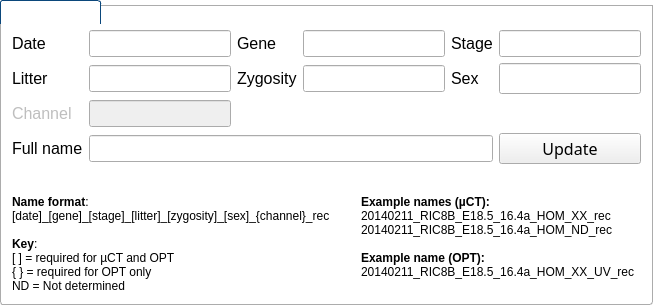
           <widget class="QGroupBox" name="groupBoxID">
            <property name="font">
             <font>
              <pointsize>12</pointsize>
             </font>
            </property>
            <property name="styleSheet">
             <string notr="true">QGroupBox
{
    background-color:transparent;
    border-bottom-left-radius: 3px;
    border-bottom-right-radius: 3px;
    border: 1px solid #acacac;
    margin-top: 5px;
}

QGroupBox::title
{
    subcontrol-origin: margin;
    border-top-left-radius: 3px;
    border-top-right-radius: 3px;
    border: 1px solid #0b477b;
    border-bottom: none;
    background-color: qlineargradient(x1: 0, y1: 0, x2: 0, y2: 1,
        stop: 0 #005192, stop: 1 #002f60);
    padding: 2 2px;
    color: white;
}</string>
            </property>
            <property name="title">
             <string>Identification</string>
            </property>
            <layout class="QGridLayout" name="gridLayout_6">
             <item row="0" column="0">
              <spacer name="verticalSpacer_3">
               <property name="orientation">
                <enum>Qt::Vertical</enum>
               </property>
               <property name="sizeType">
                <enum>QSizePolicy::Fixed</enum>
               </property>
               <property name="sizeHint" stdset="0">
                <size>
                 <width>20</width>
                 <height>13</height>
                </size>
               </property>
              </spacer>
             </item>
             <item row="1" column="0">
              <layout class="QVBoxLayout" name="verticalLayout">
               <item>
                <layout class="QGridLayout" name="gridLayoutIDs">
                 <item row="0" column="4">
                  <widget class="QLabel" name="labelAge">
                   <property name="font">
                    <font>
                     <pointsize>12</pointsize>
                    </font>
                   </property>
                   <property name="text">
                    <string>Stage</string>
                   </property>
                  </widget>
                 </item>
                 <item row="0" column="3">
                  <widget class="QLineEdit" name="lineEditGroup">
                   <property name="font">
                    <font>
                     <pointsize>12</pointsize>
                    </font>
                   </property>
                   <property name="readOnly">
                    <bool>true</bool>
                   </property>
                  </widget>
                 </item>
                 <item row="0" column="1">
                  <widget class="QLineEdit" name="lineEditDate">
                   <property name="sizePolicy">
                    <sizepolicy hsizetype="Fixed" vsizetype="Fixed">
                     <horstretch>0</horstretch>
                     <verstretch>0</verstretch>
                    </sizepolicy>
                   </property>
                   <property name="font">
                    <font>
                     <pointsize>12</pointsize>
                    </font>
                   </property>
                   <property name="text">
                    <string/>
                   </property>
                   <property name="readOnly">
                    <bool>true</bool>
                   </property>
                  </widget>
                 </item>
                 <item row="0" column="5">
                  <widget class="QLineEdit" name="lineEditAge">
                   <property name="font">
                    <font>
                     <pointsize>12</pointsize>
                    </font>
                   </property>
                   <property name="readOnly">
                    <bool>true</bool>
                   </property>
                  </widget>
                 </item>
                 <item row="0" column="0">
                  <widget class="QLabel" name="labelDate">
                   <property name="font">
                    <font>
                     <pointsize>12</pointsize>
                    </font>
                   </property>
                   <property name="text">
                    <string>Date</string>
                   </property>
                  </widget>
                 </item>
                 <item row="0" column="2">
                  <widget class="QLabel" name="labelGroup">
                   <property name="font">
                    <font>
                     <pointsize>12</pointsize>
                    </font>
                   </property>
                   <property name="text">
                    <string>Gene</string>
                   </property>
                  </widget>
                 </item>
                 <item row="1" column="3">
                  <widget class="QLineEdit" name="lineEditZygosity">
                   <property name="font">
                    <font>
                     <pointsize>12</pointsize>
                    </font>
                   </property>
                   <property name="layoutDirection">
                    <enum>Qt::LeftToRight</enum>
                   </property>
                   <property name="readOnly">
                    <bool>true</bool>
                   </property>
                  </widget>
                 </item>
                 <item row="1" column="2">
                  <widget class="QLabel" name="labelZygosity">
                   <property name="font">
                    <font>
                     <pointsize>12</pointsize>
                    </font>
                   </property>
                   <property name="text">
                    <string>Zygosity</string>
                   </property>
                  </widget>
                 </item>
                 <item row="1" column="4">
                  <widget class="QLabel" name="labelSex">
                   <property name="font">
                    <font>
                     <pointsize>12</pointsize>
                    </font>
                   </property>
                   <property name="text">
                    <string>Sex</string>
                   </property>
                  </widget>
                 </item>
                 <item row="2" column="0">
                  <widget class="QLabel" name="labelChannel">
                   <property name="enabled">
                    <bool>false</bool>
                   </property>
                   <property name="font">
                    <font>
                     <pointsize>12</pointsize>
                    </font>
                   </property>
                   <property name="text">
                    <string>Channel</string>
                   </property>
                  </widget>
                 </item>
                 <item row="2" column="1">
                  <widget class="QLineEdit" name="lineEditChannel">
                   <property name="enabled">
                    <bool>false</bool>
                   </property>
                   <property name="font">
                    <font>
                     <pointsize>12</pointsize>
                    </font>
                   </property>
                   <property name="readOnly">
                    <bool>true</bool>
                   </property>
                  </widget>
                 </item>
                 <item row="1" column="1">
                  <widget class="QLineEdit" name="lineEditLitter">
                   <property name="font">
                    <font>
                     <pointsize>12</pointsize>
                    </font>
                   </property>
                   <property name="layoutDirection">
                    <enum>Qt::LeftToRight</enum>
                   </property>
                   <property name="text">
                    <string/>
                   </property>
                   <property name="readOnly">
                    <bool>true</bool>
                   </property>
                  </widget>
                 </item>
                 <item row="1" column="0">
                  <widget class="QLabel" name="labelLitter">
                   <property name="font">
                    <font>
                     <pointsize>12</pointsize>
                    </font>
                   </property>
                   <property name="text">
                    <string>Litter</string>
                   </property>
                  </widget>
                 </item>
                 <item row="1" column="5">
                  <widget class="QLineEdit" name="lineEditSex">
                   <property name="font">
                    <font>
                     <family>Sans Serif</family>
                     <pointsize>12</pointsize>
                    </font>
                   </property>
                   <property name="readOnly">
                    <bool>true</bool>
                   </property>
                  </widget>
                 </item>
                 <item row="3" column="0">
                  <widget class="QLabel" name="labelName">
                   <property name="font">
                    <font>
                     <pointsize>12</pointsize>
                    </font>
                   </property>
                   <property name="text">
                    <string>Full name</string>
                   </property>
                  </widget>
                 </item>
                 <item row="3" column="1" colspan="4">
                  <widget class="QLineEdit" name="lineEditName">
                   <property name="font">
                    <font>
                     <pointsize>12</pointsize>
                    </font>
                   </property>
                   <property name="toolTip">
                    <string>&lt;html&gt;&lt;head/&gt;&lt;body&gt;&lt;p&gt;&lt;span style=&quot; font-weight:600;&quot;&gt;Identification&lt;/span&gt;&lt;/p&gt;&lt;p&gt;You can update the name of recon here and check to see if it is in the right format. &lt;/p&gt;&lt;p&gt;Each identifier is separated by a underscore _ &lt;/p&gt;&lt;p&gt;Any additional info can be stored after &amp;quot;rec&amp;quot;:&lt;/p&gt;&lt;p&gt;[date]_[gene]_[stage]_[litter]_[zygosity]_[sex]_rec_[any additional info]&lt;/p&gt;&lt;/body&gt;&lt;/html&gt;</string>
                   </property>
                   <property name="readOnly">
                    <bool>false</bool>
                   </property>
                  </widget>
                 </item>
                 <item row="3" column="5">
                  <widget class="QPushButton" name="pushButtonUpdate">
                   <property name="font">
                    <font>
                     <family>Sans Serif</family>
                     <pointsize>12</pointsize>
                    </font>
                   </property>
                   <property name="text">
                    <string>Update</string>
                   </property>
                  </widget>
                 </item>
                </layout>
               </item>
              </layout>
             </item>
             <item row="5" column="0">
              <spacer name="verticalSpacer_7">
               <property name="orientation">
                <enum>Qt::Vertical</enum>
               </property>
               <property name="sizeType">
                <enum>QSizePolicy::Fixed</enum>
               </property>
               <property name="sizeHint" stdset="0">
                <size>
                 <width>20</width>
                 <height>25</height>
                </size>
               </property>
              </spacer>
             </item>
             <item row="6" column="0">
              <layout class="QHBoxLayout" name="horizontalLayout_4">
               <item>
                <widget class="QLabel" name="label_7">
                 <property name="font">
                  <font>
                   <pointsize>9</pointsize>
                  </font>
                 </property>
                 <property name="text">
                  <string>&lt;b&gt;Name format&lt;/b&gt;: 
&lt;br&gt;[date]_[gene]_[stage]_[litter]_[zygosity]_[sex]_{channel}_rec 
&lt;br&gt;&lt;br&gt;&lt;b&gt;Key&lt;/b&gt;: 
&lt;br&gt;[ ] = required for µCT and OPT 
&lt;br&gt;{ } = required for OPT only 
&lt;br&gt;ND = Not determined </string>
                 </property>
                 <property name="alignment">
                  <set>Qt::AlignLeading|Qt::AlignLeft|Qt::AlignTop</set>
                 </property>
                </widget>
               </item>
               <item>
                <spacer name="horizontalSpacer_2">
                 <property name="orientation">
                  <enum>Qt::Horizontal</enum>
                 </property>
                 <property name="sizeType">
                  <enum>QSizePolicy::Fixed</enum>
                 </property>
                 <property name="sizeHint" stdset="0">
                  <size>
                   <width>15</width>
                   <height>20</height>
                  </size>
                 </property>
                </spacer>
               </item>
               <item>
                <spacer name="horizontalSpacer">
                 <property name="orientation">
                  <enum>Qt::Horizontal</enum>
                 </property>
                 <property name="sizeType">
                  <enum>QSizePolicy::Maximum</enum>
                 </property>
                 <property name="sizeHint" stdset="0">
                  <size>
                   <width>10</width>
                   <height>20</height>
                  </size>
                 </property>
                </spacer>
               </item>
               <item>
                <widget class="QLabel" name="label_6">
                 <property name="font">
                  <font>
                   <pointsize>9</pointsize>
                  </font>
                 </property>
                 <property name="text">
                  <string>&lt;b&gt;Example names (µCT):&lt;/b&gt;
&lt;br&gt;20140211_RIC8B_E18.5_16.4a_HOM_XX_rec
&lt;br&gt;20140211_RIC8B_E18.5_16.4a_HOM_ND_rec      
&lt;br&gt;&lt;br&gt;&lt;b&gt;Example name (OPT):&lt;/b&gt;
&lt;br&gt;20140211_RIC8B_E18.5_16.4a_HOM_XX_UV_rec</string>
                 </property>
                 <property name="alignment">
                  <set>Qt::AlignLeading|Qt::AlignLeft|Qt::AlignTop</set>
                 </property>
                </widget>
               </item>
              </layout>
             </item>
            </layout>
           </widget>
